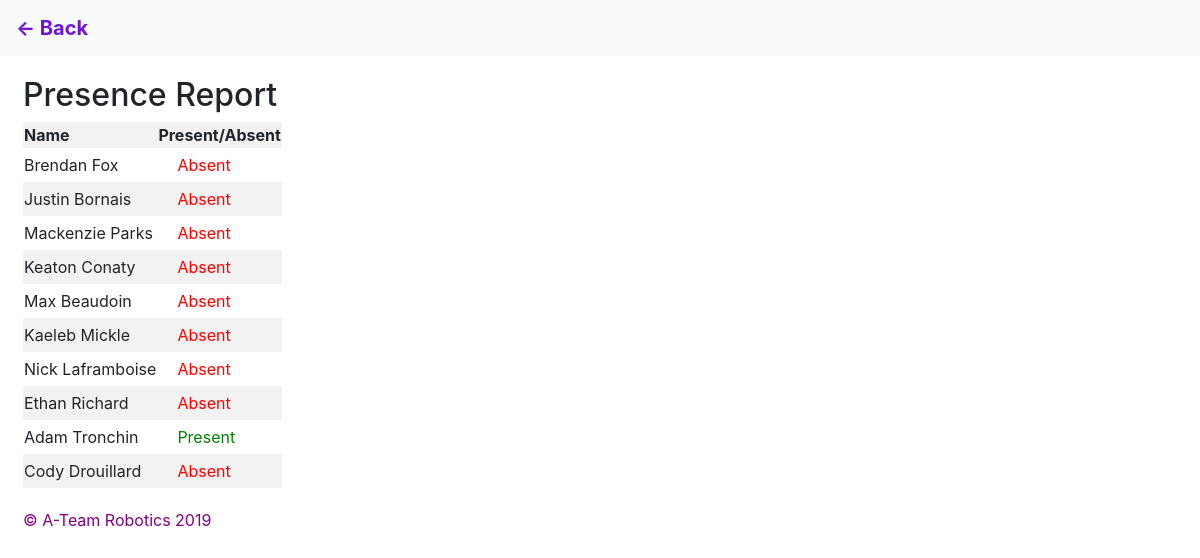
Page /currentMembers.php on the committed database.
### tables this page shows
CREATE TABLE `members` (
  `uid` varchar(12) NOT NULL,
  `firstName` varchar(250) NOT NULL,
  `lastName` varchar(250) NOT NULL,
  `dateAdded` timestamp NOT NULL DEFAULT CURRENT_TIMESTAMP ON UPDATE CURRENT_TIMESTAMP,
  `hours` double NOT NULL,
  `presence` tinyint(1) NOT NULL
);

### currentMembers.php (the view, shortened to what this page needs)
<?php include('include/database.php'); ?>
<?php
	$query ="SELECT * FROM members ";
	$result = $mysqli->query($query) or die($mysqli->error.__LINE__);
?>
<!DOCTYPE html>
<html>
<head>
    <link href="./css/main.css" rel="stylesheet">
    <link href="./css/custom.css" rel="stylesheet">
</head>
<body>
	<nav class="navbar navbar-expand-md navbar-dark fixed-top bg-light">
    <a class="navbar-brand" href="index.php" style="color:rgb(111, 21, 214); font-weight: bold;"><- Back</a>
  </nav>
  <h2>Presence Report</h2>
  <table class="table-striped">
				<tr>
					<th style="margin:20px;">Name</th>
          <th>Present/Absent</th>
				</tr>
			<?php
				if($result->num_rows > 0) {
				while($row = $result->fetch_assoc()){
					$msg = "";
					if($row['presence']==0){
						$msg = "Present";
					}else{
						$msg = "Absent";
					}
					$output ='<tr>';
					$output .='<td style="padding-top:5px;padding-bottom:5px;">'.$row['firstName'].' '.$row['lastName'].'</td>';
					if($row['presence']==0){
						$output .='<td style="color:green;padding-left:20px;">'.$msg.'</td>';
					}else{
						$output .='<td style="color:red;padding-left:20px;">'.$msg.'</td>';
					}
					$output .='</tr>';
					echo $output;
				}
			} else {
				echo "Sorry, team members where not found";
			}
			?>
		</table>
		<div class="footer"style="margin-top:20px;">
			<p style="color:purple;">&copy; A-Team Robotics 2019</p>
      </div>
</body>
</html>

### css/custom.css (style rules this page uses)
body { padding-top: 3.5rem; padding-left: 3px; padding-right: 3px; margin: 20px; }

### rows in the picture
members: firstName "Brendan", lastName "Fox", presence "Absent"
members: firstName "Justin", lastName "Bornais", presence "Absent"
members: firstName "Mackenzie", lastName "Parks", presence "Absent"
members: firstName "Keaton", lastName "Conaty", presence "Absent"
members: firstName "Max", lastName "Beaudoin", presence "Absent"
members: firstName "Kaeleb", lastName "Mickle", presence "Absent"
members: firstName "Nick", lastName "Laframboise", presence "Absent"
members: firstName "Ethan", lastName "Richard", presence "Absent"
members: firstName "Adam", lastName "Tronchin", presence "Present"
members: firstName "Cody", lastName "Drouillard", presence "Absent"
